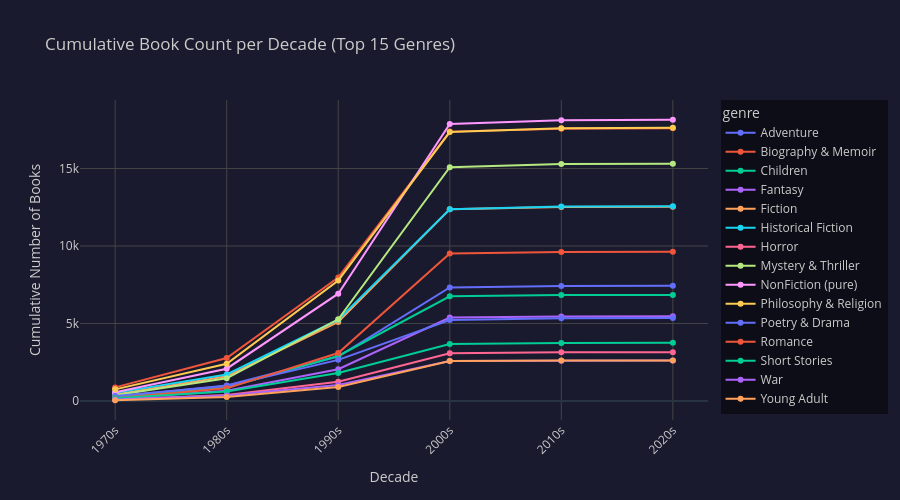

The code cell stored with this chart in its notebook:
### Code cell
fig1.show()

### Figure 1 — Plotly figure (JSON) as saved in the notebook; plotly's stock layout.template omitted (floating-point values rounded to 4 significant figures)
{"data": [{"hovertemplate": "genre=Adventure<br>Decade=%{x}<br>Cumulative Number of Books=%{y}<extra></extra>", "legendgroup": "Adventure", "line": {"color": "#636efa", "dash": "solid"}, "marker": {"symbol": "circle"}, "mode": "lines+markers", "name": "Adventure", "orientation": "v", "showlegend": true, "x": ["1970s", "1980s", "1990s", "2000s", "2010s", "2020s"], "xaxis": "x", "y": [273, 995, 2869, 7327, 7417, 7430], "yaxis": "y", "type": "scatter"}, {"hovertemplate": "genre=Biography & Memoir<br>Decade=%{x}<br>Cumulative Number of Books=%{y}<extra></extra>", "legendgroup": "Biography & Memoir", "line": {"color": "#EF553B", "dash": "solid"}, "marker": {"symbol": "circle"}, "mode": "lines+markers", "name": "Biography & Memoir", "orientation": "v", "showlegend": true, "x": ["1970s", "1980s", "1990s", "2000s", "2010s", "2020s"], "xaxis": "x", "y": [875, 2775, 7969, 17381, 17571, 17595], "yaxis": "y", "type": "scatter"}, {"hovertemplate": "genre=Children<br>Decade=%{x}<br>Cumulative Number of Books=%{y}<extra></extra>", "legendgroup": "Children", "line": {"color": "#00cc96", "dash": "solid"}, "marker": {"symbol": "circle"}, "mode": "lines+markers", "name": "Children", "orientation": "v", "showlegend": true, "x": ["1970s", "1980s", "1990s", "2000s", "2010s", "2020s"], "xaxis": "x", "y": [214, 868, 2904, 6754, 6841, 6844], "yaxis": "y", "type": "scatter"}, {"hovertemplate": "genre=Fantasy<br>Decade=%{x}<br>Cumulative Number of Books=%{y}<extra></extra>", "legendgroup": "Fantasy", "line": {"color": "#ab63fa", "dash": "solid"}, "marker": {"symbol": "circle"}, "mode": "lines+markers", "name": "Fantasy", "orientation": "v", "showlegend": true, "x": ["1970s", "1980s", "1990s", "2000s", "2010s", "2020s"], "xaxis": "x", "y": [166, 666, 2050, 5385, 5456, 5467], "yaxis": "y", "type": "scatter"}, {"hovertemplate": "genre=Fiction<br>Decade=%{x}<br>Cumulative Number of Books=%{y}<extra></extra>", "legendgroup": "Fiction", "line": {"color": "#FFA15A", "dash": "solid"}, "marker": {"symbol": "circle"}, "mode": "lines+markers", "name": "Fiction", "orientation": "v", "showlegend": true, "x": ["1970s", "1980s", "1990s", "2000s", "2010s", "2020s"], "xaxis": "x", "y": [423, 1596, 5099, 12368, 12521, 12530], "yaxis": "y", "type": "scatter"}, {"hovertemplate": "genre=Historical Fiction<br>Decade=%{x}<br>Cumulative Number of Books=%{y}<extra></extra>", "legendgroup": "Historical Fiction", "line": {"color": "#19d3f3", "dash": "solid"}, "marker": {"symbol": "circle"}, "mode": "lines+markers", "name": "Historical Fiction", "orientation": "v", "showlegend": true, "x": ["1970s", "1980s", "1990s", "2000s", "2010s", "2020s"], "xaxis": "x", "y": [522, 1711, 5241, 12369, 12544, 12565], "yaxis": "y", "type": "scatter"}, {"hovertemplate": "genre=Horror<br>Decade=%{x}<br>Cumulative Number of Books=%{y}<extra></extra>", "legendgroup": "Horror", "line": {"color": "#FF6692", "dash": "solid"}, "marker": {"symbol": "circle"}, "mode": "lines+markers", "name": "Horror", "orientation": "v", "showlegend": true, "x": ["1970s", "1980s", "1990s", "2000s", "2010s", "2020s"], "xaxis": "x", "y": [101, 390, 1237, 3075, 3137, 3142], "yaxis": "y", "type": "scatter"}, {"hovertemplate": "genre=Mystery & Thriller<br>Decade=%{x}<br>Cumulative Number of Books=%{y}<extra></extra>", "legendgroup": "Mystery & Thriller", "line": {"color": "#B6E880", "dash": "solid"}, "marker": {"symbol": "circle"}, "mode": "lines+markers", "name": "Mystery & Thriller", "orientation": "v", "showlegend": true, "x": ["1970s", "1980s", "1990s", "2000s", "2010s", "2020s"], "xaxis": "x", "y": [362, 1459, 5268, 15088, 15289, 15302], "yaxis": "y", "type": "scatter"}, {"hovertemplate": "genre=NonFiction (pure)<br>Decade=%{x}<br>Cumulative Number of Books=%{y}<extra></extra>", "legendgroup": "NonFiction (pure)", "line": {"color": "#FF97FF", "dash": "solid"}, "marker": {"symbol": "circle"}, "mode": "lines+markers", "name": "NonFiction (pure)", "orientation": "v", "showlegend": true, "x": ["1970s", "1980s", "1990s", "2000s", "2010s", "2020s"], "xaxis": "x", "y": [564, 2082, 6922, 17875, 18118, 18147], "yaxis": "y", "type": "scatter"}, {"hovertemplate": "genre=Philosophy & Religion<br>Decade=%{x}<br>Cumulative Number of Books=%{y}<extra></extra>", "legendgroup": "Philosophy & Religion", "line": {"color": "#FECB52", "dash": "solid"}, "marker": {"symbol": "circle"}, "mode": "lines+markers", "name": "Philosophy & Religion", "orientation": "v", "showlegend": true, "x": ["1970s", "1980s", "1990s", "2000s", "2010s", "2020s"], "xaxis": "x", "y": [749, 2400, 7778, 17353, 17605, 17638], "yaxis": "y", "type": "scatter"}, {"hovertemplate": "genre=Poetry & Drama<br>Decade=%{x}<br>Cumulative Number of Books=%{y}<extra></extra>", "legendgroup": "Poetry & Drama", "line": {"color": "#636efa", "dash": "solid"}, "marker": {"symbol": "circle"}, "mode": "lines+markers", "name": "Poetry & Drama", "orientation": "v", "showlegend": true, "x": ["1970s", "1980s", "1990s", "2000s", "2010s", "2020s"], "xaxis": "x", "y": [318, 963, 2652, 5228, 5338, 5349], "yaxis": "y", "type": "scatter"}, {"hovertemplate": "genre=Romance<br>Decade=%{x}<br>Cumulative Number of Books=%{y}<extra></extra>", "legendgroup": "Romance", "line": {"color": "#EF553B", "dash": "solid"}, "marker": {"symbol": "circle"}, "mode": "lines+markers", "name": "Romance", "orientation": "v", "showlegend": true, "x": ["1970s", "1980s", "1990s", "2000s", "2010s", "2020s"], "xaxis": "x", "y": [174, 815, 3096, 9520, 9616, 9625], "yaxis": "y", "type": "scatter"}, {"hovertemplate": "genre=Short Stories<br>Decade=%{x}<br>Cumulative Number of Books=%{y}<extra></extra>", "legendgroup": "Short Stories", "line": {"color": "#00cc96", "dash": "solid"}, "marker": {"symbol": "circle"}, "mode": "lines+markers", "name": "Short Stories", "orientation": "v", "showlegend": true, "x": ["1970s", "1980s", "1990s", "2000s", "2010s", "2020s"], "xaxis": "x", "y": [168, 604, 1800, 3675, 3745, 3753], "yaxis": "y", "type": "scatter"}, {"hovertemplate": "genre=War<br>Decade=%{x}<br>Cumulative Number of Books=%{y}<extra></extra>", "legendgroup": "War", "line": {"color": "#ab63fa", "dash": "solid"}, "marker": {"symbol": "circle"}, "mode": "lines+markers", "name": "War", "orientation": "v", "showlegend": true, "x": ["1970s", "1980s", "1990s", "2000s", "2010s", "2020s"], "xaxis": "x", "y": [96, 352, 1028, 2571, 2603, 2604], "yaxis": "y", "type": "scatter"}, {"hovertemplate": "genre=Young Adult<br>Decade=%{x}<br>Cumulative Number of Books=%{y}<extra></extra>", "legendgroup": "Young Adult", "line": {"color": "#FFA15A", "dash": "solid"}, "marker": {"symbol": "circle"}, "mode": "lines+markers", "name": "Young Adult", "orientation": "v", "showlegend": true, "x": ["1970s", "1980s", "1990s", "2000s", "2010s", "2020s"], "xaxis": "x", "y": [46, 257, 906, 2580, 2612, 2614], "yaxis": "y", "type": "scatter"}], "layout": {"xaxis": {"anchor": "y", "domain": [0.0, 1.0], "title": {"text": "Decade"}, "tickangle": -45, "gridcolor": "#444"}, "yaxis": {"anchor": "x", "domain": [0.0, 1.0], "title": {"text": "Cumulative Number of Books"}, "gridcolor": "#444"}, "legend": {"title": {"text": "genre"}, "tracegroupgap": 0, "x": 1.02, "y": 1, "bgcolor": "rgba(0,0,0,0.5)"}, "title": {"text": "Cumulative Book Count per Decade (Top 15 Genres)"}, "font": {"color": "#ccc"}, "paper_bgcolor": "#1a1a2e", "plot_bgcolor": "#1a1a2e", "height": 500}}
